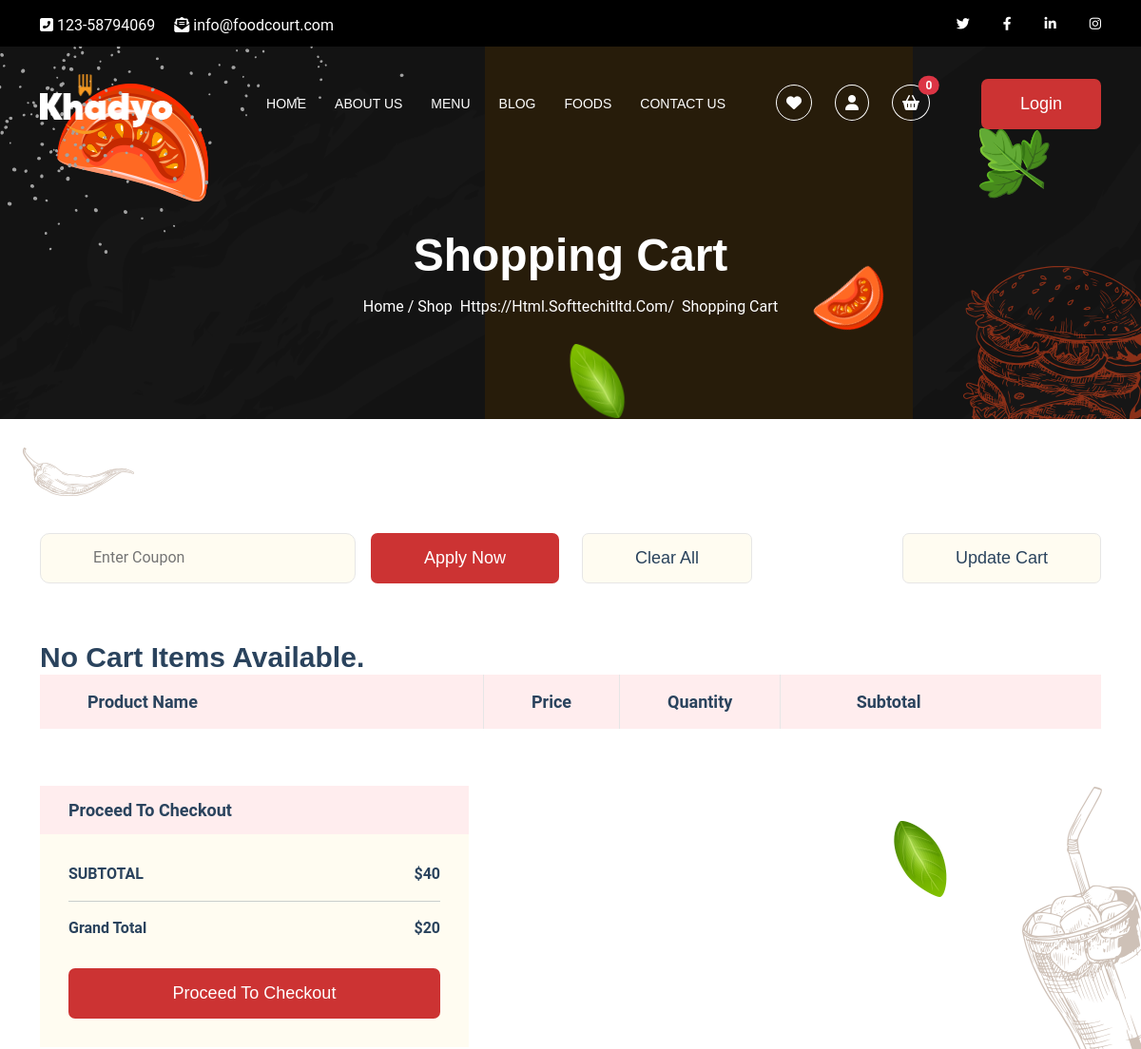
/cart/ (signed in, upper part), run on an earlier commit of the app's database.
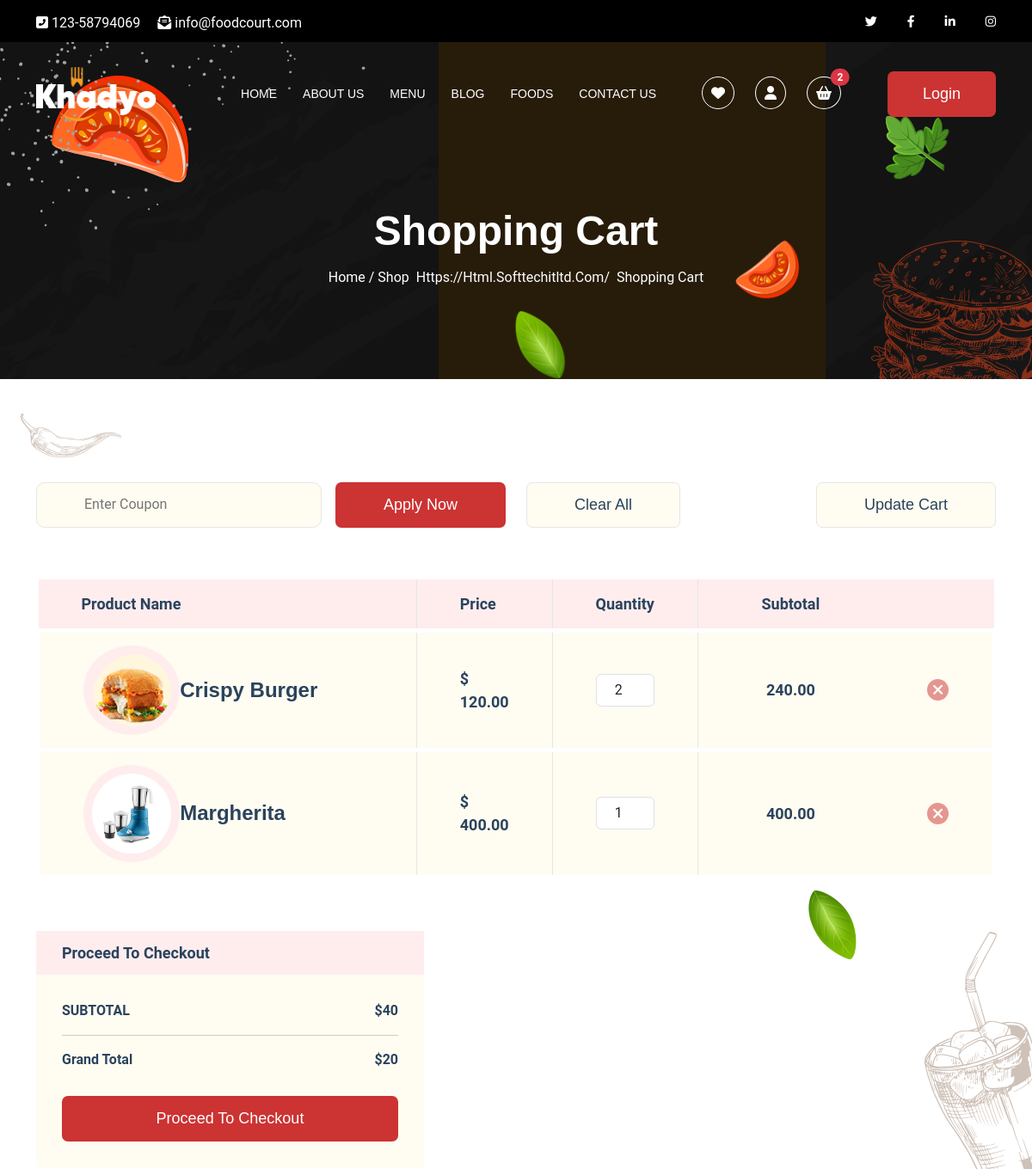
And on a later commit of the database.
### food_app/models.py (models this page shows, shortened)
class CartItem(models.Model):
    cart = models.ForeignKey(Cart, on_delete=models.CASCADE)
    product = models.ForeignKey(Product, on_delete=models.CASCADE)
    quantity = models.PositiveIntegerField(default=1)

class Product(models.Model):
    SIZE_CHOICES = [
        ('S', 'Small'),
        ('M', 'Medium'),
        ('L', 'Large'),
    ]
    sku = models.CharField(max_length=8, unique=True)
    name = models.CharField(max_length=255)
    description = models.TextField()
    short_description = models.CharField(max_length=255)
    size = models.CharField(max_length=1, choices=SIZE_CHOICES)
    stock_quantity = models.PositiveIntegerField(default=0)
    regular_price = models.DecimalField(max_digits=10, decimal_places=2)
    discount_price = models.DecimalField(max_digits=10, decimal_places=2, null=True, blank=True)
    image = models.ImageField(upload_to='product_images/', null=True, blank=True)
    additional_information = models.TextField(blank=True, null=True)
    category = models.ForeignKey(Category, on_delete=models.CASCADE)
    created_by = models.ForeignKey(User, on_delete=models.SET_NULL, null=True, blank=True, related_name='created_products')
    created_at = models.DateTimeField(auto_now_add=True)
    updated_at = models.DateTimeField(auto_now=True)

### food_app/views.py (the view)
# urls.py: path('cart/', views.cart, name='cart'),
@login_required(login_url='login')
def cart(request):
    cart, created = Cart.objects.get_or_create(user=request.user)
    cart_items = CartItem.objects.filter(cart=cart)
    return render(request, 'cart.html', {'cart_items': cart_items})

### food_app/context_processors.py (called while the page is built)
def count_cart_items(request):
    if request.user.is_authenticated:
        cart_items_count = CartItem.objects.filter(cart__user=request.user).count()
    else:
        cart_items_count = 0
    context = {'cart_items_count' : cart_items_count}
    return context

### food_app/templatetags/range.py (called while the page is built)
@register.filter(name="mul")
def mul(x, y):
    return x * y

### templates/cart.html (shortened to what this page needs)
{% extends "base.html" %}
{% load static %}
{% load range %}
{% block content %}
<div class="banner-area breadcrumb-area padding-top-120 padding-bottom-90">
    <div class="bread-shapes">
        <span class="b-shape-1 item-bounce"><img src="{% static 'assets/images/img/5.png' %}" alt=""></span>
        <span class="b-shape-2"><img src="{% static 'assets/images/img/6.png' %}" alt=""></span>
        <span class="b-shape-3"><img src="{% static 'assets/images/img/7.png' %}" alt=""></span>
        <span class="b-shape-4"><img src="{% static 'assets/images/img/9.png' %}" alt=""></span>
        <span class="b-shape-5"><img src="{% static 'assets/images/shapes/18.png' %}" alt=""></span>
        <span class="b-shape-6 item-animateOne"><img src="{% static 'assets/images/img/7.png' %}" alt=""></span>
    </div>
    <div class="container padding-top-120">
        <div class="row justify-content-center">
            <nav aria-label="breadcrumb text-center">
                <h2 class="page-title">Shopping Cart</h2>
                <ol class="breadcrumb text-center">
                    <li class="breadcrumb-item"><a href="index.html">Home </a>/<a href="index.html"> shop</a></li>
                    <li class="breadcrumb-item active" aria-current="page">Shopping Cart</li>
                </ol>
            </nav>
        </div>
    </div>
</div>
<div class="portfolio-info shopping-cart padding-top-120 padding-bottom-90">
    <div class="shopping-shapes">
        <span class="pss2 item-bounce"><img src="{% static 'assets/images/shapes/26.png' %}" alt=""></span>
        <span class="pss5"><img src="{% static 'assets/images/shapes/16.png' %}" alt=""></span>
        <span class="ps6"><img src="{% static 'assets/images/shapes/13.png' %}" alt=""></span>
    </div>
    <div class="container">
        <form action="#">
            <div class="upper-table margin-bottom-30">
                <div class="row">
                    <div class="col-lg-6 col-md-12 margin-bottom-30">
                        <div class="upper-t-left d-flex justify-content-between">
                            <input type="text" placeholder="enter coupon">
                            <span><a class="btn" href="#"> apply now</a></span>
                        </div>
                    </div>
                    <div class="col-lg-6 col-md-12">
                        <div class="upper-t-right d-flex justify-content-between">
                            <a class="btn" href="#">clear all</a>
                            <a class="btn" href="#">update cart</a>
                        </div>
                    </div>
                </div>
            </div>
            <div style="overflow-x:auto;">
                <table class="table-one">
                    <thead class="table-one-head">
                        <tr class="table-one-tr">
                            <th class="table-one-th" style="width:50%">Product name</th>
                            <th class="table-one-th" style="width:10%">Price</th>
                            <th class="table-one-th" style="width:8%">Quantity</th>
                            <th class="table-one-th text-center" style="width:22%">Subtotal</th>
                            <th class="table-one-th" style="width:10%"></th>
                        </tr>
                    </thead>
                    <tbody>
                        {% for cart in cart_items %}
                        <tr>
                            <td>
                                <div class="d-flex align-items-center">
                                    <div class=" d-none d-md-block col-md-4">
                                        <div class="table-img">
                                            <img src="{{ cart.product.image.url }}" alt="Product">
                                        </div>
                                    </div>
                                    <div class="col-12 col-sm-12 col-md-8">
                                        <h5>{{ cart.product.name }}</h5>
                                    </div>
                                </div>
                            </td>
                            <td>$ {{ cart.product.regular_price }}</td>
                            <td>
                                <input type="number" class="form-control text-center" min='1' name="quantity" id="quantity-input" value="{{ cart.quantity }}" data-cart-item-id="{{ cart.id }}">
                            </td>
                            <td class="text-center">{{ cart.quantity|mul:cart.product.regular_price }}</td>
                            <td>
                                <span class="remove"><a href="#"><i class="fas fa-plus"></i></a></span>
                            </td>
                        </tr>
                        {% empty %}
                        <h4>No cart items available.</h4>
                        {% endfor %}
                    </tbody>
                </table>
            </div>
            <div class="row margin-top-60">
                <div class="col-lg-5">
                    <div class="lower-table">
                        <h6>Proceed to Checkout</h6>
                        <div class="lower-table-info">
                            <ul class="d-flex justify-content-between">
                                <li class="sub">SUBTOTAL</li>
                                <li>$40</li>
                            </ul>
                            <hr>
                            <ul class="d-flex justify-content-between">
                                <li>Grand Total</li>
                                <li>$20</li>
                            </ul>
                            <button class="btn" type="submit">Proceed to checkout</button>
                        </div>
                    </div>
                </div>
            </div>
        </form>
    </div>
</div>
{% endblock content %}

### templates/base.html (shortened to what this page needs)
<!DOCTYPE html>
<html lang="en">
<head>
  {% load static %}
  <link rel="stylesheet" href="{% static 'assets/css/animate.css' %}" />
  <link rel="stylesheet" href="{% static 'assets/css/meanmenu.min.css' %}" />
  <link rel="stylesheet" href="{% static 'assets/css/bootstrap.min.css' %}" />
  <link rel="stylesheet" href="{% static 'assets/css/fontawesome.min.css' %}">
  <link rel="stylesheet" href="{% static 'assets/css/all.min.css' %}">
  <link rel="stylesheet" href="{% static 'assets/css/slick.css' %}" />
  <link rel="stylesheet" href="{% static 'assets/css/jquery-ui.css' %}" />
  <link rel="stylesheet" href="{% static 'assets/css/style.css' %}" />
</head>
<body>
  {% include "includes/header.html" %}
  {% block content %}{% endblock content %}
</body>
</html>

### templates/includes/header.html (shortened to what this page needs)
{% load static %}
<header>
    <div class="header-top">
        <div class="container">
            <div class="row">
                <div class="
                col-lg-12 col-md-12 col-12
                d-flex
                flex-wrap
                justify-content-between
              ">
                    <div class="contact-box">
                        <span>
                            <a href="#"><i class="fas fa-phone-square-alt"></i> 123-58794069</a>
                        </span>
                        <span>
                            <a href="#"><i class="fas fa-envelope-open-text"></i>
                                info@foodcourt.com</a></span>
                    </div>
                    <div class="social-box">
                        <span><a href="#"><i class="fab fa-twitter"></i></a></span>
                        <span><a href="#"><i class="fab fa-facebook-f"></i></a></span>
                        <span><a href="#"><i class="fab fa-linkedin-in"></i></a></span>
                        <span><a href="#"><i class="fab fa-instagram"></i></a></span>
                    </div>
                </div>
            </div>
        </div>
    </div>
    <div class="header-bottom margin-top-20">
        <div class="container position-relative">
            <div class="row d-flex align-items-center">
                <div class="col-lg-2 col-md-2 col-sm-2 col-3">
                    <div class="logo">
                        <a href="{% url 'home' %}">
                            <img src="{% static 'assets/images/logo/logo.png' %}" alt="logo" /></a>
                    </div>
                </div>
                <div class="col-lg-6 d-none d-lg-block">
                    <nav id="mobile-menu">
                        <ul class="main-menu">
                            <li>
                                <a href="{% url 'home' %}">Home</a>
                            </li>
                            <li><a href="javascript: void(0)">about us</a></li>
                            <li><a href="javascript: void(0)">menu</a></li>
                            <li>
                                <a href="javascript: void(0)">Blog</a>
                            </li>
                            <li>
                                <a href="{% url 'filter-items' %}">Foods</a>
                            </li>
                            <li><a href="javascript: void(0)">contact us</a></li>
                        </ul>
                    </nav>
                </div>
                <div class="col-lg-4 col-md-9 col-8">
                    <div class="customer-area">
                        <span>
                            <a href="wishlist.html"><i class="fas fa-heart"></i></a>
                        </span>
                        <span>
                            <a href="profile.html"><i class="fas fa-user"></i></a>
                        </span>
                        <span class='position-relative'>
                            {% if request.user.is_authenticated %}
                            <a href="{% url 'cart' %}" class="position-absolute top-0 start-100 translate-middle badge rounded-pill bg-danger">
                                {{ cart_items_count }}
                            </a>
                            {% endif %}
                            <i class="fas fa-shopping-basket"></i>
                        </span>
                        <a href="{% url 'login' %}" class="btn">login</a>
                    </div>
                </div>
            </div>
        </div>
    </div>
</header>

### templates/includes/footer.html (shortened to what this page needs)
{% load static %}

What changed in the data, as far as the page shows it:
added CartItem: product.image (picture), product.name "Crispy Burger", product.regular_price "120.00", quantity "2", quantity|mul "240.00"
added CartItem: product.image (picture), product.name "Margherita", product.regular_price "400.00", quantity "1", quantity|mul "400.00"
Also different on the page:
{{ cart_items_count }}: "0" → "2"
text no longer shown: "No Cart Items Available."
